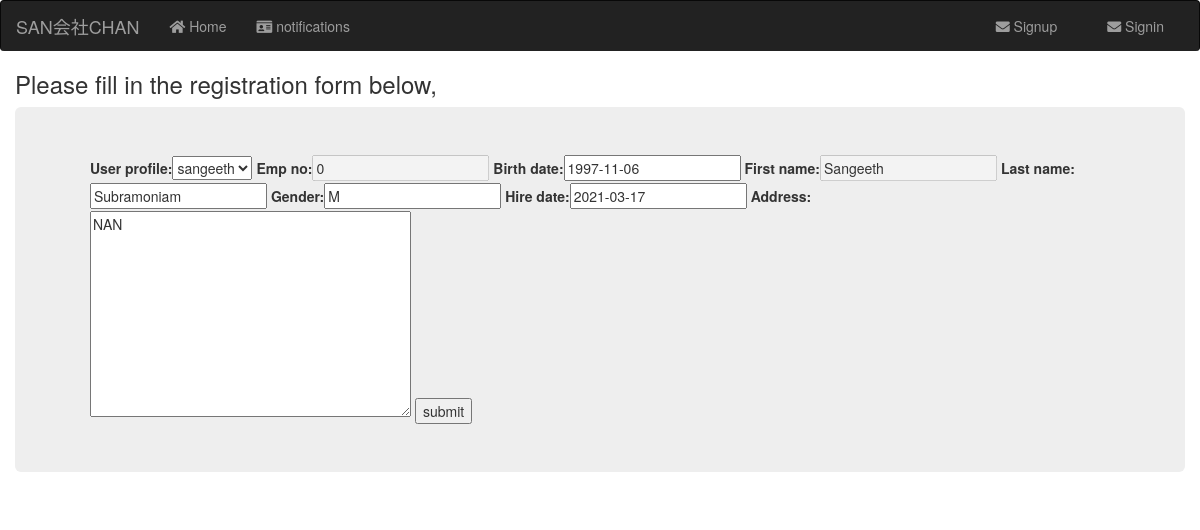
The page /profiles/emp/0/ on the database its author committed.
### structure/models.py (models this page shows, shortened)
class Employee(models.Model):
    user_profile = models.ForeignKey(user_profile, on_delete=models.CASCADE, null=True, blank=True )
    emp_no = models.IntegerField( primary_key=True )
    birth_date = models.DateField()
    first_name = models.CharField(max_length=14 , help_text="Enter your First Name")
    last_name = models.CharField(max_length=16)
    gender = models.CharField(max_length=1)
    hire_date = models.DateField()
    address = models.TextField(max_length=100, blank = True, null=True, default="NAN")
    class Meta:
        verbose_name = ('employee')
        verbose_name_plural = ('employees')

### structure/views.py (the view)
# urls.py: path('emp/<int:pk>/', EmployeeUpdate.as_view(), name='EmployeeUpdate'),
class EmployeeUpdate(UpdateView):
    model = Employee
    form_class = EmployeeUpdateForm

### structure/forms.py
class EmployeeUpdateForm(forms.ModelForm):
    emp_no = forms.IntegerField(disabled=True)
    first_name = forms.CharField(max_length=14, disabled=True)
    class Meta:
        model = Employee
        fields = '__all__'

### registration/models.py (called while the page is built)
    def __str__(self):
        return self.user.username

### templates/structure/employee_form.html (shortened to what this page needs)
<!DOCTYPE html>
{% extends "base.html" %}
{% load static %}
{% load bootstrap_tags %}
{% block body %}
        <h3>Please fill in the registration form below,</h3>
            <div class="jumbotron">
                <form enctype="multipart/form-data" method="POST">
                    <div class="container sign-form">
                        {{ form |as_bootstrap  }}
                        <input type="submit" class = “btn btn-default” name="submit" value="submit">
                    </div>
                </form>
            </div>
        </div>
{% endblock %}

### rows shown on the page
Employee: user_profile "sangeeth", emp_no "0", birth_date "1997-11-06", first_name "Sangeeth", last_name "Subramoniam", gender "M", hire_date "2021-03-17", address "NAN"
